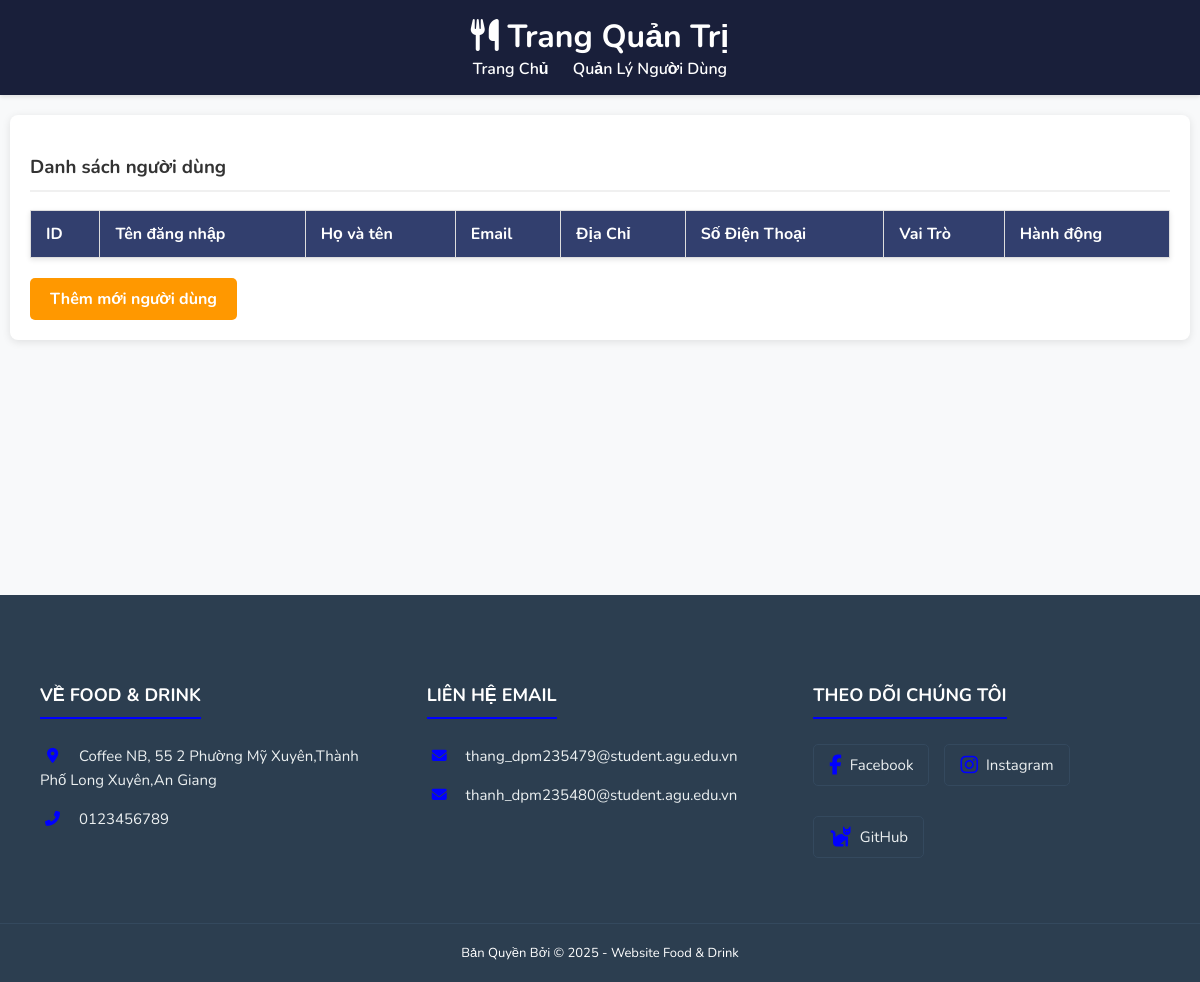
The page /Admin/indexnguoidung.php?do=nguoidung on the database as committed earlier.
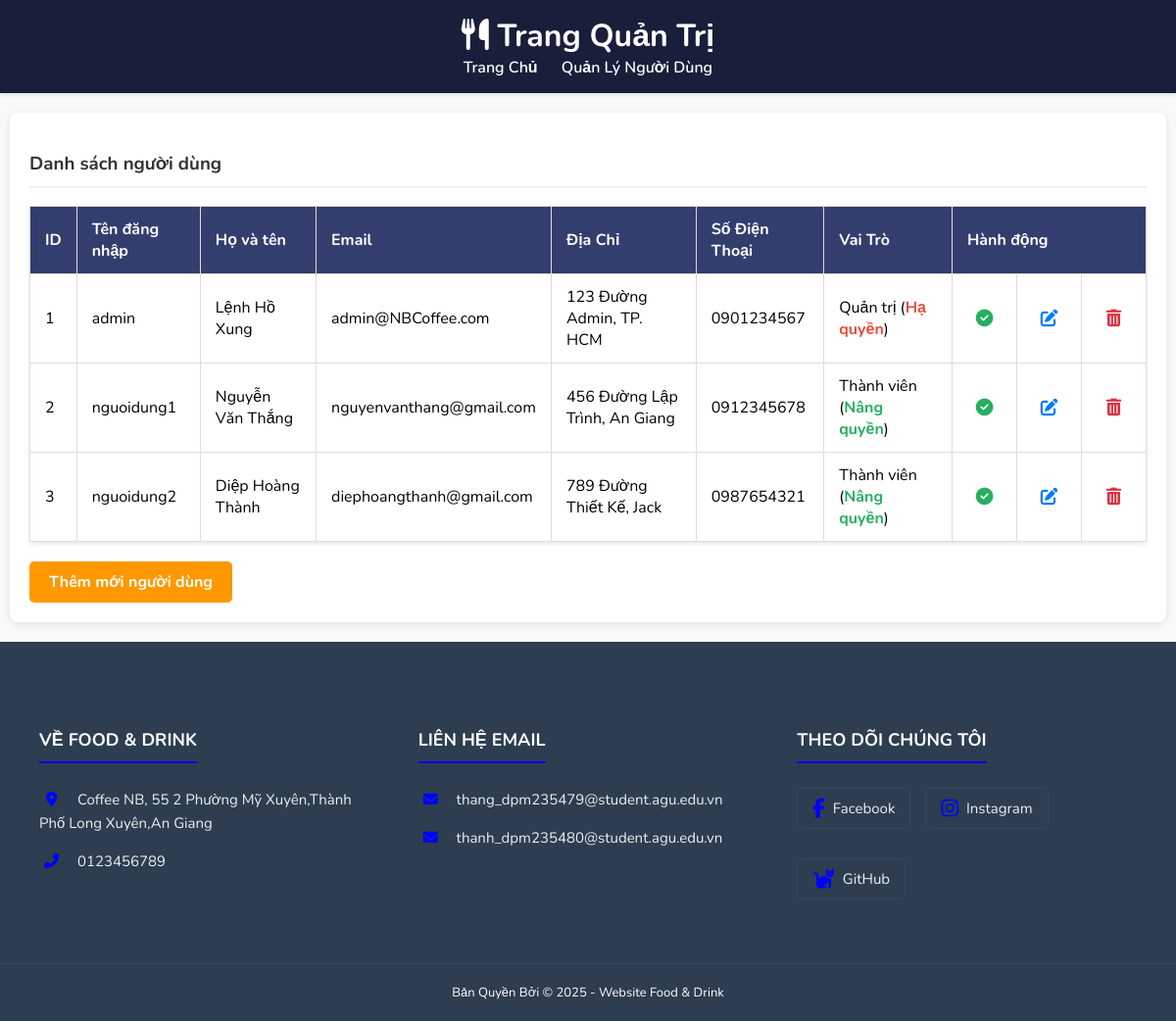
The same page on the database as committed later.
### tables this page shows
CREATE TABLE IF NOT EXISTS `nguoi_dung` (
  `id_nguoi_dung` INT(11) NOT NULL AUTO_INCREMENT,
  `ten_dang_nhap` VARCHAR(100) NOT NULL UNIQUE,
  `mat_khau` VARCHAR(255) NOT NULL,
  `ho_ten` VARCHAR(255),
  `email` VARCHAR(255) UNIQUE,
  `dia_chi` TEXT,
  `so_dien_thoai` VARCHAR(15),
  `vai_tro` TINYINT(1) DEFAULT 0,
  `Khoa` tinyint(1) NOT NULL,
  PRIMARY KEY (`id_nguoi_dung`)
);

### Admin/nguoidung_danhsach.php (the view, shortened to what this page needs)
<?php
    $sql = "SELECT * FROM `nguoi_dung` WHERE 1";
    $danhsach = $connect->query($sql);
?>
<div class="user-container">
    <h3>Danh sách người dùng</h3>
    <table class="user-table">
        <thead>
            <tr>
                <th>ID</th>
                <th>Tên đăng nhập</th>
                <th>Họ và tên</th>
                <th>Email</th>
                <th>Địa Chỉ</th>
                <th>Số Điện Thoại</th>
                <th>Vai Trò</th>
                <th colspan="3">Hành động</th>
            </tr>
        </thead>
        <tbody>
            <?php
                while ($dong = $danhsach->fetch_array(MYSQLI_ASSOC))
                {
                    $ho_ten_an_toan = htmlspecialchars($dong['ho_ten']);
                    $ho_ten_js = htmlspecialchars($dong['ho_ten'], ENT_QUOTES);
                    echo "<tr>";
                        echo "<td>" . $dong["id_nguoi_dung"] . "</td>";
                        echo "<td>" . htmlspecialchars($dong["ten_dang_nhap"]) . "</td>";
                        echo "<td>" . $ho_ten_an_toan . "</td>";
                        echo "<td>" . htmlspecialchars($dong["email"]) . "</td>";
                        echo "<td>" . htmlspecialchars($dong["dia_chi"]) . "</td>";
                        echo "<td>" . htmlspecialchars($dong["so_dien_thoai"]) . "</td>";
                        echo "<td>";
                            if($dong["vai_tro"] == 1)
                                echo "Quản trị (<a href='indexnguoidung.php?do=nguoidung_kichhoat&id=" . $dong["id_nguoi_dung"] . "&quyen=0' class='role-link lower-role'>Hạ quyền</a>)";
                            else
                                echo "Thành viên (<a href='indexnguoidung.php?do=nguoidung_kichhoat&id=" . $dong["id_nguoi_dung"] . "&quyen=1' class='role-link raise-role'>Nâng quyền</a>)";
                        echo "</td>";
                        echo "<td class='action-links'>";
                            if($dong["Khoa"] == 0)
                                echo "<a href='indexnguoidung.php?do=nguoidung_kichhoat&id=" . $dong["id_nguoi_dung"] . "&khoa=1' title='Đang hoạt động - Bấm để khóa'>
                                        <i class='fa-solid fa-circle-check icon-unlock'></i>
                                      </a>";
                            else
                                echo "<a href='indexnguoidung.php?do=nguoidung_kichhoat&id=" . $dong["id_nguoi_dung"] . "&khoa=0' title='Đã khóa - Bấm để mở'>
                                        <i class='fa-solid fa-ban icon-lock'></i>
                                      </a>";
                        echo "</td>";
                        echo "<td class='action-links'>
                                <a href='indexnguoidung.php?do=nguoidung_sua&id=" . $dong["id_nguoi_dung"] . "' title='Sửa'>
                                    <i class='fa-solid fa-pen-to-square icon-edit'></i>
                                </a>
                              </td>";
                        echo "<td class='action-links'>
                                <a href='indexnguoidung.php?do=nguoidung_xoa&id=" . $dong["id_nguoi_dung"] . "'
                                   onclick='return confirm(\"Bạn có muốn xóa người dùng " . $ho_ten_js . " không?\")'
                                   title='Xóa'>
                                    <i class='fa-solid fa-trash-can icon-delete'></i>
                                </a>
                              </td>";
                    echo "</tr>";
                }
            ?>
        </tbody>
    </table>
    <a href="indexnguoidung.php?do=dangky" class="btn-add-user">Thêm mới người dùng</a>
</div>

### Admin/indexnguoidung.php (shortened to what this page needs)
<?php
    require_once 'cauhinh.php';
    $connect->set_charset("utf8mb4");
    $do = $_GET['do'] ?? 'trangchu';
?>
<!DOCTYPE html>
<html lang="vi">
<head>
    <link rel="stylesheet" href="css/giaodiennguoidung.css">
    <link rel="stylesheet" href="css/footer_quanly.css">
    <link rel="stylesheet" href="https://cdnjs.cloudflare.com/ajax/libs/font-awesome/6.5.2/css/all.min.css">
</head>
<body>
    <header>
        <h1><i class="fa-solid fa-utensils"></i> Trang Quản Trị</h1>
        <nav>
            <a href="indexnguoidung.php?do=trangchu">Trang Chủ</a>
            <a href="indexnguoidung.php?do=nguoidung">Quản Lý Người Dùng</a>
        </nav>
    </header>
    <main>
        <?php
        switch ($do)
        {
            case 'nguoidung':
                include 'nguoidung_danhsach.php';
                break;
        ?>
        <?php
        }
        ?>
    </main>
    <?php
        require_once '../Footer/footer.php';
    ?>
</body>
</html>

### Footer/footer.php
<footer id="footer" class="footer">
    <div class="footer-container">
        <div class="footer-column-left">
            <h3>Về Food & Drink</h3>
            <ul>
                <li>
                    <i class="fas fa-map-marker-alt"></i>
                    <span>Coffee NB, 55 2 Phường Mỹ Xuyên,Thành Phố Long Xuyên,An Giang</span>
                </li>
                <li>
                    <i class="fas fa-phone-alt"></i>
                    <a href="tel:0123456789">0123456789</a>
                </li>
            </ul>
        </div>
        <div class="footer-column-center">
            <h3>Liên hệ Email</h3>
            <ul>
                <li>
                    <i class="fas fa-envelope"></i>
                    <a href="mailto:thang_dpm235479@student.agu.edu.vn" target="_blank">thang_dpm235479@student.agu.edu.vn</a>
                </li>
                <li>
                    <i class="fas fa-envelope"></i>
                    <a href="mailto:thanh_dpm235480@student.agu.edu.vn" target="_blank">thanh_dpm235480@student.agu.edu.vn</a>
                </li>
            </ul>
        </div>
        <div class="footer-column-right social-column"> <h3>Theo dõi chúng tôi</h3>
            <ul class="footer-social-list">
                <li>
                    <a href="https://www.facebook.com/" target="_blank">
                        <i class="fab fa-facebook-f"></i>
                        <span>Facebook</span>
                    </a>
                </li>
                <li>
                    <a href="https://www.instagram.com/" target="_blank">
                        <i class="fab fa-instagram"></i>
                        <span>Instagram</span>
                    </a>
                </li>
                <li>
                    <a href="https://github.com/" target="_blank">
                        <i class="fa-solid fa-cat"></i>
                        <span>GitHub</span>
                    </a>
                </li>
            </ul>
        </div>
    </div>
    <div class="footer-bottom">
        Bản Quyền Bởi &copy; <?php echo date("Y"); ?> - Website Food & Drink
    </div>
</footer>

### Admin/css/giaodiennguoidung.css (style rules this page uses)
body { font-family: 'Nunito', Arial, sans-serif; background-color: #f8f9fa; margin: 0; padding: 0; }
header { background-color: #191F3A; color: white; padding: 15px 20px; text-align: center; box-shadow: 0 2px 4px rgba(0,0,0,0.1); }
header h1 { margin: 0; font-weight: 700; }
header nav a { color: white; margin: 0 10px; text-decoration: none; font-weight: 600; transition: opacity 0.2s; }
main { min-height: 60vh; }
.user-container { width: 95%; margin: 20px auto; background-color: #ffffff; padding: 20px; border-radius: 8px; box-shadow: 0 2px 8px rgba(0,0,0,0.1); }
.user-container h3 { color: #333; border-bottom: 2px solid #f0f0f0; padding-bottom: 10px; }
.user-table { width: 100%; border-collapse: collapse; box-shadow: 0 2px 5px rgba(0,0,0,0.1); }
.user-table th, .user-table td { padding: 12px 15px; border: 1px solid #ddd; text-align: left; vertical-align: middle; }
.user-table th { background-color: #323f6e; color: white; font-weight: 700; }
.user-table .role-link { text-decoration: none; font-weight: bold; }
.user-table .role-link.lower-role { color: #e74c3c; }
.user-table .role-link.raise-role { color: #27ae60; }
.user-table .action-links { text-align: center; }
.user-table .action-links a { text-decoration: none; margin: 0 5px; font-size: 1.1em; width: 25px; display: inline-block; }
.icon-unlock { color: #27ae60; }
.icon-edit { color: #007bff; }
.icon-delete { color: #dc3545; }
.btn-add-user { display: inline-block; margin-top: 20px; padding: 10px 20px; background-color: #FF9800; color: white; text-decoration: none; border-radius: 5px; font-weight: 700; transition: background-color 0.2s; }

### Admin/css/footer_quanly.css (style rules this page uses)
.footer { background-color: #2c3e50; color: #ecf0f1; padding: 50px 0 0 0; font-size: 15px; }
.footer-container { display: flex; justify-content: space-between; flex-wrap: wrap; max-width: 1200px; margin: 0 auto; padding: 0 20px; }
.footer-column-left, .footer-column-center, .footer-column-right { flex: 1; min-width: 280px; margin: 20px; }
.footer h3 { color: #ffffff; margin-bottom: 25px; font-size: 18px; text-transform: uppercase; border-bottom: 2px solid blue; padding-bottom: 10px; display: inline-block; }
.footer ul { list-style: none; padding: 0; margin: 0; }
.footer ul li { margin-bottom: 15px; line-height: 1.6; }
.footer ul li a { color: #ecf0f1; text-decoration: none; transition: color 0.3s ease; }
.footer ul li i { width: 25px; margin-right: 10px; color: blue; text-align: center; }
.footer-social-list { display: flex; gap: 15px; flex-wrap: wrap; }
.footer-social-list li a { font-size: 15px; display: flex; align-items: center; padding: 8px 15px; border: 1px solid #34495e; border-radius: 5px; transition: all 0.3s ease; }
.footer-social-list li a i { font-size: 20px; margin-right: 8px; width: auto; }
.footer-bottom { text-align: center; padding: 20px 0; margin-top: 30px; border-top: 1px solid #34495e; font-size: 13px; color: rgb(255, 255, 255); }

Rows that differ between the two databases and show on the page:
added nguoi_dung: id_nguoi_dung "1", ten_dang_nhap "admin", ho_ten "Lệnh Hồ Xung", email "admin@NBCoffee.com", dia_chi "123 Đường Admin, TP. HCM", so_dien_thoai "0901234567"
added nguoi_dung: id_nguoi_dung "2", ten_dang_nhap "nguoidung1", ho_ten "Nguyễn Văn Thắng", email "nguyenvanthang@gmail.com", dia_chi "456 Đường Lập Trình, An Giang", so_dien_thoai "0912345678"
added nguoi_dung: id_nguoi_dung "3", ten_dang_nhap "nguoidung2", ho_ten "Diệp Hoàng Thành", email "diephoangthanh@gmail.com", dia_chi "789 Đường Thiết Kế, Jack", so_dien_thoai "0987654321"
